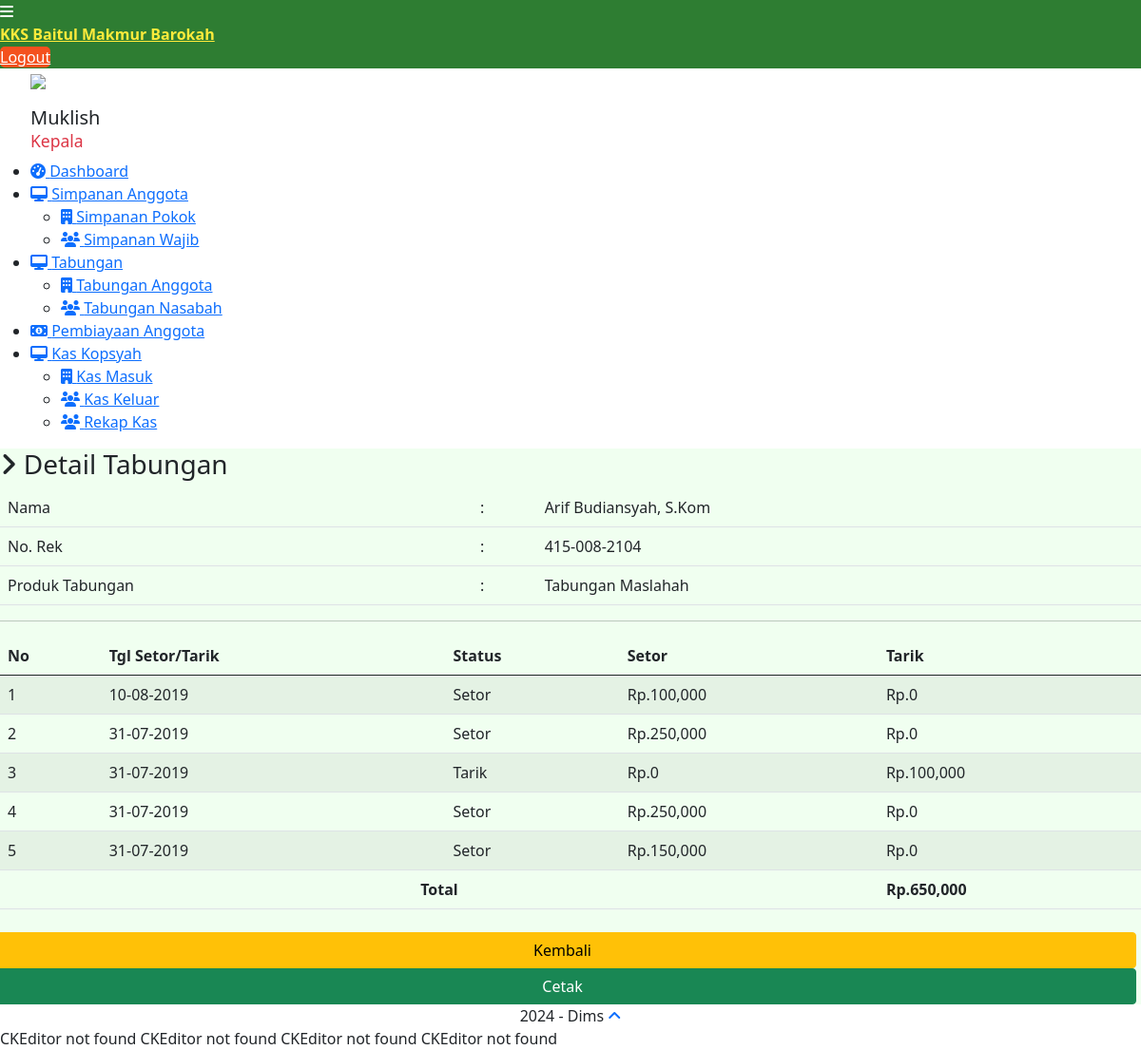
Page /admin/dashboard/index.php?page=tabungan_anggota&action=detail&rek_tabungan=415-008-2104 (signed in) on the committed database.
### tables this page shows
CREATE TABLE `anggota` (
  `id_anggota` varchar(20) NOT NULL,
  `nama_lengkap` varchar(100) NOT NULL,
  `nama_panggilan` varchar(50) NOT NULL,
  `nik` varchar(20) NOT NULL,
  `alamat` text NOT NULL,
  `telp_rumah` varchar(20) NOT NULL,
  `no_hp` varchar(20) NOT NULL,
  `pekerjaan` varchar(150) NOT NULL,
  `jenis_kelamin` enum('Perempuan','Laki-laki') NOT NULL,
  `status_kawin` enum('Belum Menikah','Menikah','Janda','Duda') NOT NULL,
  `email_anggota` varchar(120) NOT NULL,
  `username` varchar(120) NOT NULL,
  `pass_anggota` varchar(110) NOT NULL,
  `tgl_daftar` date NOT NULL
);

CREATE TABLE `tabungan_anggota` (
  `id_tabungan` int(11) NOT NULL,
  `rek_tabungan` varchar(20) NOT NULL,
  `id_anggota` varchar(20) NOT NULL,
  `id_produk` int(11) NOT NULL,
  `nominal` int(11) NOT NULL,
  `nominal_tarik` int(11) NOT NULL,
  `status` enum('Setor','Tarik') NOT NULL,
  `tgl_setor` date NOT NULL
);

CREATE TABLE `produk_bmt` (
  `id_produk` int(11) NOT NULL,
  `nama_produk` varchar(120) NOT NULL,
  `id_jenis_produk` int(11) NOT NULL,
  `desk_produk` text NOT NULL
);

### admin/config/config.php (called while the page is built, shortened)
<?php
function base_url($url = null){
	$base_url = "http://kksbaitulmakmur.site/admin";
	if($url != null){
		return $base_url."/".$url;
	}else{
		return $base_url;
	}
}
?>

### admin/dashboard/tabungan_anggota/detail.php (the view, shortened to what this page needs)
<?php
$rek_tabungan=mysqli_real_escape_string($con,$_GET['rek_tabungan']);
$sql=mysqli_query($con,"select * from tabungan_anggota a inner join anggota b on a.id_anggota = b.id_anggota inner join produk_bmt c on a.id_produk = c.id_produk where a.rek_tabungan = '$rek_tabungan' and a.status = 'Setor' ") or die (mysqli_error($con));
$data=mysqli_fetch_array($sql);
$sql2=mysqli_query($con,"select SUM(nominal) AS nominal1 from tabungan_anggota WHERE rek_tabungan = '$rek_tabungan' AND status='Setor'") or die (mysqli_error($con));
$data2=mysqli_fetch_array($sql2);
$total_simpanan2 = $data2['nominal1'];
$sql3=mysqli_query($con,"select SUM(nominal_tarik) AS nominal2 from tabungan_anggota WHERE rek_tabungan = '$rek_tabungan' AND status='Tarik'") or die (mysqli_error($con));
$data3=mysqli_fetch_array($sql3);
$total_simpanan3 = $data3['nominal2'];
$saldo = $total_simpanan2 - $total_simpanan3;
?>
<h3><i class="fa fa-angle-right"></i> Detail Tabungan</h3>
<table class="table">
	<tr>
		<td>Nama </td>
		<td>:</td>
		<td><?php echo $data['nama_lengkap'] ?></td>
	</tr>
	<tr>
		<td>No. Rek</td>
		<td>:</td>
		<td><?php echo $data['rek_tabungan'] ?></td>
	</tr>
	<tr>
		<td>Produk Tabungan</td>
		<td>:</td>
		<td><?php echo $data['nama_produk'] ?></td>
	</tr>
</table>
<hr>
<div class="row mt">
  <div class="col-lg-12">
   <table class="table table-striped">
    <thead>
     <tr>
      <th>No</th>
      <th>Tgl Setor/Tarik</th>
      <th>Status</th>
      <th class="text-right">Setor</th>
      <th class="text-right">Tarik</th>
    </tr>
  </thead>
  <tbody>
   <?php
   $no = 1;
   $sql=mysqli_query($con,"select * from tabungan_anggota a inner join anggota b on a.id_anggota = b.id_anggota inner join produk_bmt c on a.id_produk = c.id_produk where a.rek_tabungan = '$rek_tabungan' ORDER BY tgl_setor DESC ") or die (mysqli_error($con));
   while($data = mysqli_fetch_array($sql)){
    ?>
    <tr>
      <td><?php echo $no++ ?></td>
      <td><?php echo date('d-m-Y', strtotime($data['tgl_setor'])) ?></td>
      <td><?php echo $data['status'] ?></td>
      <td class="text-right"><?php echo 'Rp.'. number_format($data['nominal']) ?></td>
      <td class="text-right"><?php echo 'Rp.'. number_format($data['nominal_tarik']) ?></td>
    </tr>
  <?php } ?>
  <tr>
    <td colspan="4" align="center"><strong>Total</strong></td>
    <td class="text-right"><strong><?php echo 'Rp.'. number_format($saldo) ?></strong></td>
  </tr>
</tbody>
</table>
</div>
</div>
<div class="row mt-2 text-right" style="margin-right: 5px;">
  <a href="?page=tabungan_anggota" class="btn btn-warning">Kembali</a>
  <?php if($_SESSION['level_admin'] == 'Kepala' ) { ?>
    <a href="<?php echo base_url('') ?>/dashboard/tabungan_anggota/cetak.php?rek_tabungan=<?php echo $rek_tabungan  ?>" class="btn btn-success" target="_blank">Cetak</a>
  <?php } ?>
</div>

### rows in the picture
anggota: nama_lengkap "Arif Budiansyah, S.Kom"
tabungan_anggota: rek_tabungan "415-008-2104", tgl_setor "31-07-2019", status "Setor", nominal "250,000", nominal_tarik "0"
produk_bmt: nama_produk "Tabungan Maslahah"
tabungan_anggota: tgl_setor "10-08-2019", status "Setor", nominal "100,000", nominal_tarik "0"
tabungan_anggota: tgl_setor "31-07-2019", status "Tarik", nominal "0", nominal_tarik "100,000"
tabungan_anggota: tgl_setor "31-07-2019", status "Setor", nominal "250,000", nominal_tarik "0"
tabungan_anggota: tgl_setor "31-07-2019", status "Setor", nominal "150,000", nominal_tarik "0"

### other values in the picture
$_SESSION['nama_admin'] "Muklish"
$_SESSION['level_admin'] "Kepala"
$saldo "650,000"
